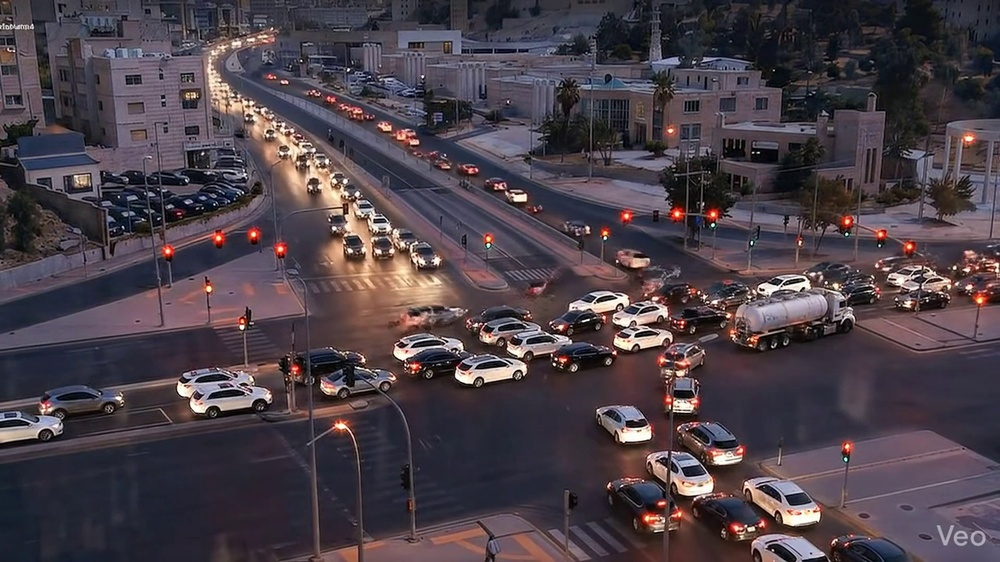
#> input picture data/incidents/site1_gridlock_01_gridlock.jpg, 1000 x 562 px, shrunk from 1920 x 1080 before the run
$ python -i homography.py   (imports and definitions only)
#> lines starting #> are read from the running program, lines starting #| are printed output that depends on the picture
#> further down, picture is the input picture: shape (562, 1000, 3); mean B, G, R 72.4, 64.5, 75
"""Camera motion tracker — keeps our zone overlays glued to the road even
when the RTSP feed pans, zooms, or tilts.

The algorithm is the textbook one:
    1. At startup we capture one **reference frame** and extract ORB
       keypoints + descriptors.
    2. Each tick we do the same on the current frame, match descriptors
       against the reference, and solve for a 3×3 **homography H** via
       RANSAC.
    3. Every polygon / line defined in ``forecast_site.json`` lives in the
       reference frame's pixel space; we apply H to each polygon with
       ``cv2.perspectiveTransform`` before drawing or counting.

Why ORB + BF + RANSAC:
    * ORB is fast (no GPU), rotation-invariant, and free (BSD).
    * BFMatcher with crossCheck gives robust matches without KNN ratio
      tuning.
    * RANSAC in ``findHomography`` rejects outliers from moving cars.

Failure modes are handled gracefully — if we can't find enough matches
(e.g. sudden scene change, heavy motion blur) we re-use the most recent
smoothed H. A new good match overrides it.

No GPU / no extra deps — just the OpenCV that ultralytics already pulls
in.
"""

from __future__ import annotations

import numpy as np
import cv2


class CameraTracker:
    def __init__(
        self,
        n_features:     int   = 1000,
        min_matches:    int   = 15,
        smoothing:      float = 0.35,
        update_every:   int   = 1,
        ransac_thresh:  float = 5.0,
        bottom_mask_frac: float = 0.15,
        top_mask_frac:    float = 0.05,
    ) -> None:
        self.orb = cv2.ORB_create(nfeatures=n_features)
        self.bf  = cv2.BFMatcher(cv2.NORM_HAMMING, crossCheck=True)
        self.min_matches  = min_matches
        self.alpha        = smoothing
        self.update_every = update_every
        self.ransac_thresh = ransac_thresh
        self.bottom_mask_frac = bottom_mask_frac
        self.top_mask_frac    = top_mask_frac

        self.ref_kp: list | None = None
        self.ref_des: np.ndarray | None = None
        self.ref_shape: tuple[int, int] | None = None
        self.smoothed_H = np.eye(3, dtype=np.float64)
        self._tick = 0
        self._last_good: np.ndarray = np.eye(3, dtype=np.float64)
        self._last_match_count = 0
        self.stats: dict = {
            "frames_updated":   0,
            "frames_skipped":   0,
            "last_match_count": 0,
            "ref_set":          False,
        }

    # ── Helpers ────────────────────────────────────────────────────────
    def _mask(self, h: int, w: int) -> np.ndarray:
        """Exclude top/bottom strips that typically carry sky or
        subtitle/logo overlays (bad for ORB)."""
        mask = np.full((h, w), 255, dtype=np.uint8)
        bot = int(h * (1.0 - self.bottom_mask_frac))
        top = int(h * self.top_mask_frac)
        mask[bot:, :] = 0
        mask[:top, :] = 0
        return mask

    def set_reference(self, frame: np.ndarray) -> None:
        """Designate this frame as the reference. All zone coordinates are
        interpreted in this frame's pixel space."""
        gray = cv2.cvtColor(frame, cv2.COLOR_BGR2GRAY)
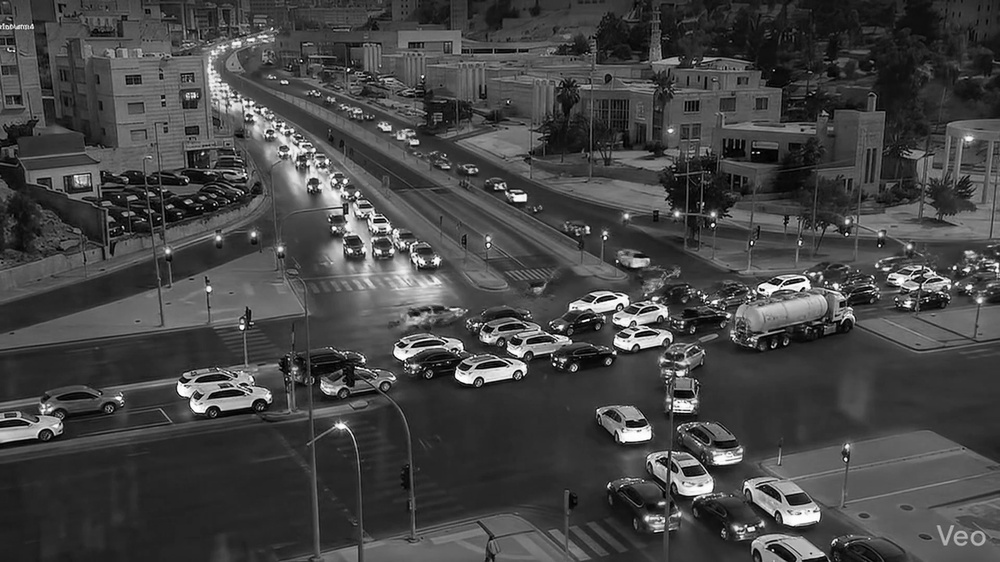
#> gray: shape (562, 1000); min 0, max 255, mean 68.6
        h, w = gray.shape
#> h = 562; w = 1000
        mask = self._mask(h, w)
        kp, des = self.orb.detectAndCompute(gray, mask)
#> kp = 1000 keypoints; strongest (x, y, size): (761, 289, 31), (621, 304, 31), (803, 280, 31), (636, 344, 31)
        if des is None or len(kp) < self.min_matches:
            return
        self.ref_kp = kp
#> self.ref_kp has the same summary as kp
        self.ref_des = des
        self.ref_shape = (h, w)
#> self.ref_shape = (562, 1000)
        self.smoothed_H = np.eye(3, dtype=np.float64)
        self._last_good = np.eye(3, dtype=np.float64)
        self.stats["ref_set"] = True

    def update(self, frame: np.ndarray) -> np.ndarray:
        """Update the running homography using this frame. Returns the
        current (smoothed) H. Callers can call this every frame; internally
        we skip work according to ``update_every`` to save CPU."""
        self._tick += 1
        if self.ref_kp is None:
            self.set_reference(frame)
            return self.smoothed_H
        if self._tick % self.update_every != 0:
            self.stats["frames_skipped"] += 1
            return self.smoothed_H

        gray = cv2.cvtColor(frame, cv2.COLOR_BGR2GRAY)
        h, w = gray.shape
        mask = self._mask(h, w)
        kp, des = self.orb.detectAndCompute(gray, mask)
        if des is None or len(kp) < self.min_matches or self.ref_des is None:
            self.stats["frames_skipped"] += 1
            return self.smoothed_H

        try:
            matches = self.bf.match(self.ref_des, des)
        except cv2.error:
            self.stats["frames_skipped"] += 1
            return self.smoothed_H
        matches = sorted(matches, key=lambda m: m.distance)[:300]
        self.stats["last_match_count"] = len(matches)
        self._last_match_count = len(matches)
        if len(matches) < self.min_matches:
            self.stats["frames_skipped"] += 1
            return self.smoothed_H

        src = np.float32([self.ref_kp[m.queryIdx].pt for m in matches]).reshape(-1, 1, 2)
        dst = np.float32([kp[m.trainIdx].pt for m in matches]).reshape(-1, 1, 2)
        H, _inliers = cv2.findHomography(src, dst, cv2.RANSAC, self.ransac_thresh)
        if H is None:
            self.stats["frames_skipped"] += 1
            return self.smoothed_H

        self._last_good = H.astype(np.float64)
        self.smoothed_H = (self.alpha * H + (1 - self.alpha) * self.smoothed_H).astype(np.float64)
        self.stats["frames_updated"] += 1
        return self.smoothed_H

    # ── Apply H to geometry ────────────────────────────────────────────
    def transform_polygon(self, polygon: np.ndarray) -> np.ndarray:
        """Warp a polygon (N, 2) through the current homography."""
        if polygon is None or polygon.ndim != 2 or polygon.shape[0] < 2:
            return polygon
        pts = polygon.astype(np.float32).reshape(-1, 1, 2)
        warped = cv2.perspectiveTransform(pts, self.smoothed_H.astype(np.float32))
        return warped.reshape(-1, 2).astype(np.int32)

    def transform_point(self, x: float, y: float) -> tuple[int, int]:
        pts = np.float32([[[x, y]]])
        warped = cv2.perspectiveTransform(pts, self.smoothed_H.astype(np.float32))
        return int(warped[0, 0, 0]), int(warped[0, 0, 1])

    def transform_line(self, p0: tuple[float, float], p1: tuple[float, float]) -> tuple[tuple[int, int], tuple[int, int]]:
        return self.transform_point(*p0), self.transform_point(*p1)

>>> import cv2
>>> picture = cv2.imread('../../../data/incidents/site1_gridlock_01_gridlock.jpg')
>>> result = CameraTracker().update(picture)
#> result = [[1, 0, 0], [0, 1, 0], [0, 0, 1]]

$ run again, on data/incidents/site1_wrongway_01_unexpected_trajectory.jpg
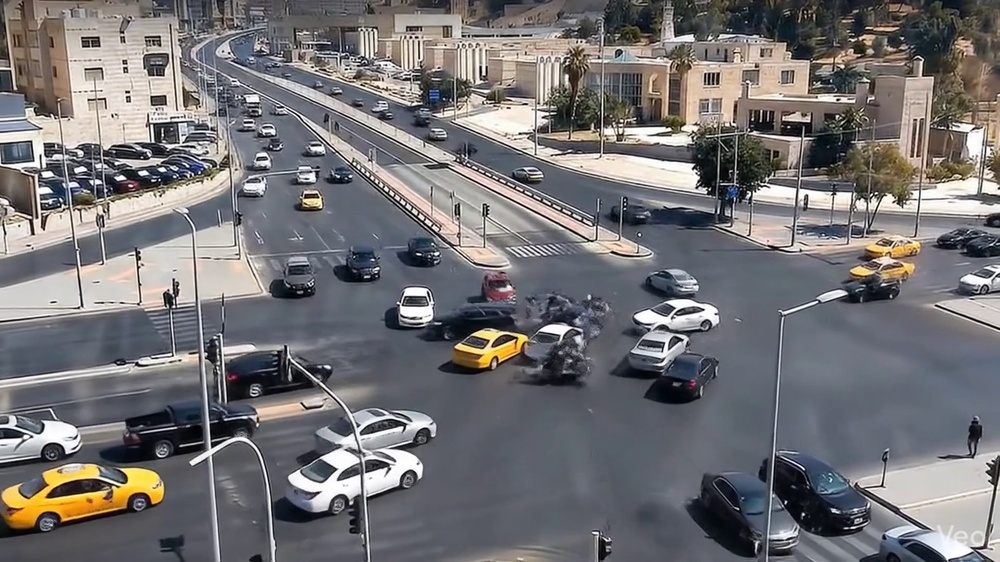
#> input picture data/incidents/site1_wrongway_01_unexpected_trajectory.jpg, 1000 x 562 px, shrunk from 1920 x 1080 before the run
#> picture is the input picture: shape (562, 1000, 3); mean B, G, R 116.5, 114.6, 116.3
#> in set_reference, `gray = cv2.cvtColor(frame, cv2.COLOR_BGR2GRAY)`:
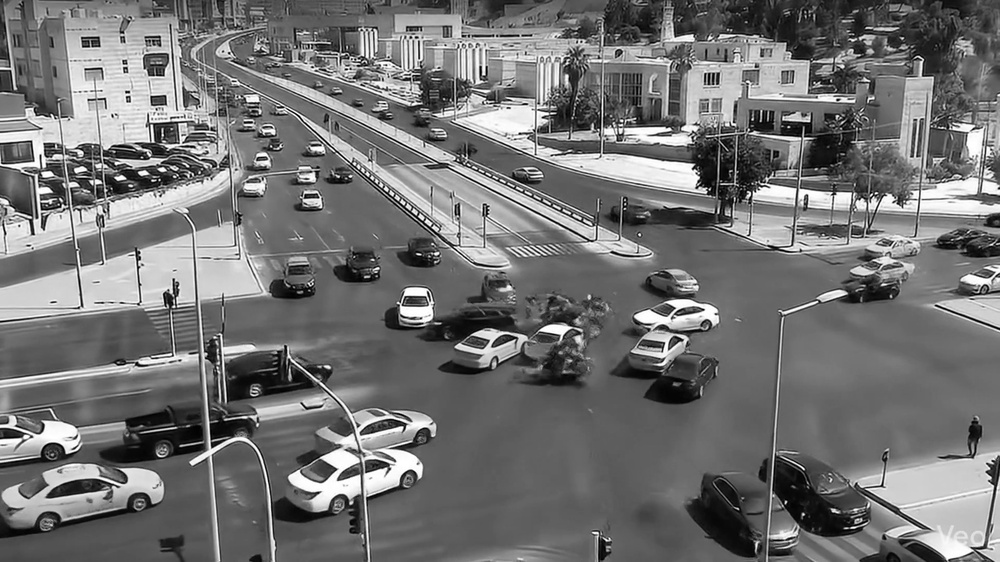
#> gray: shape (562, 1000); min 0, max 255, mean 115.3
#> kp = 1000 keypoints; strongest (x, y, size): (403, 203, 31), (62, 206, 31), (422, 218, 31), (401, 202, 31)
#> self.ref_kp has the same summary as kp
#> result = [[1, 0, 0], [0, 1, 0], [0, 0, 1]]
